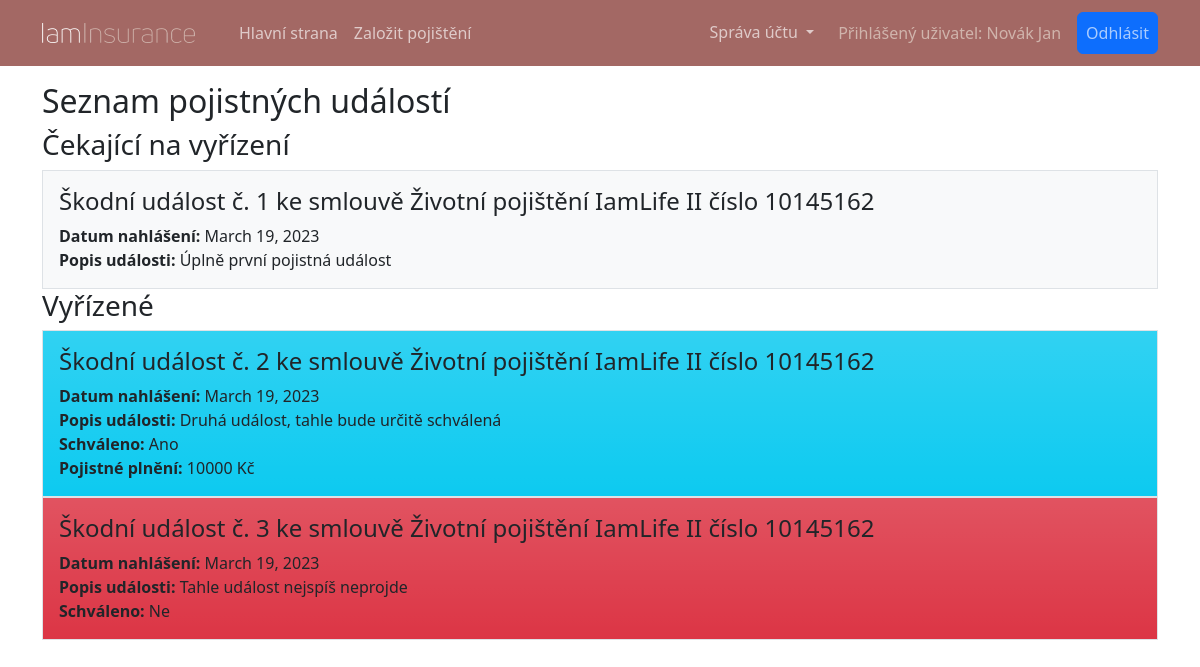
Before: /muj-ucet/skodni-udalosti/ (signed in) with the older database file.
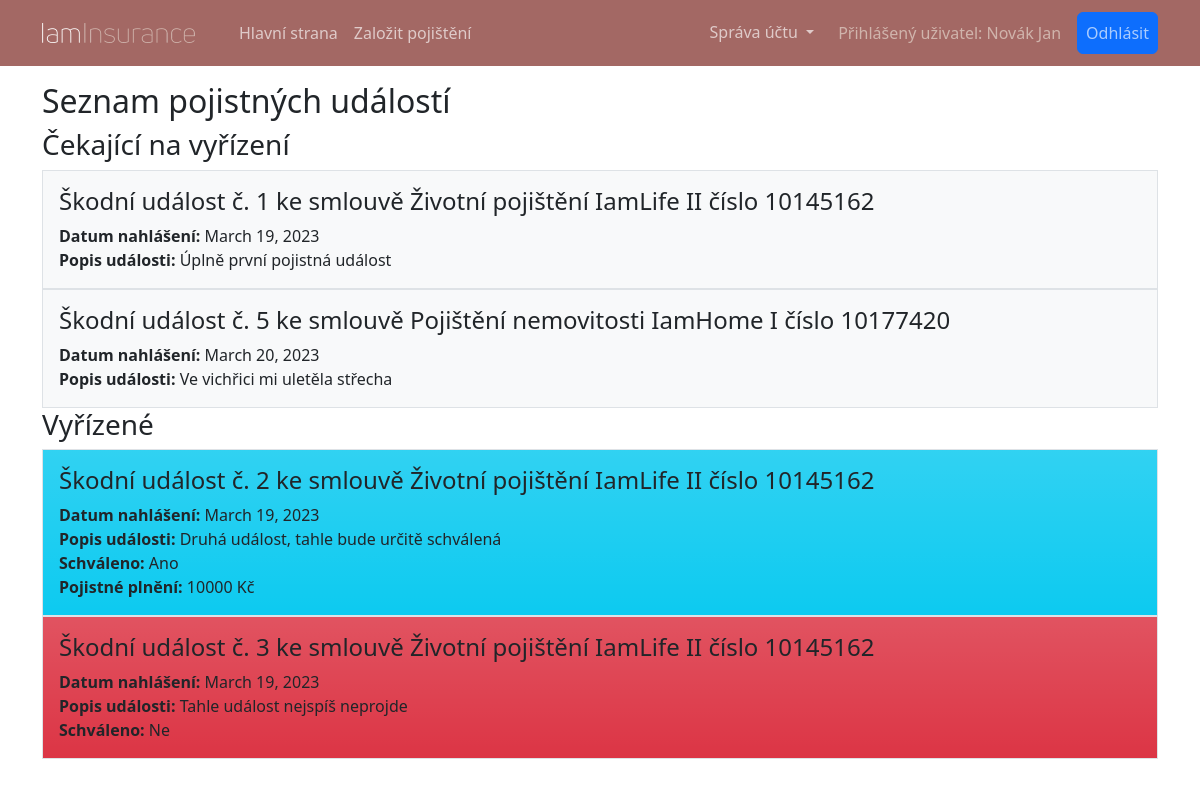
After: the same page with the newer database file.
### insurance_app/models.py (models this page shows, shortened)
class InsuredEvent(models.Model):
    contract: Contract = models.ForeignKey(to=Contract, on_delete=models.CASCADE, verbose_name='Smlouva')
    event_date: models.DateField = models.DateField(verbose_name='Datum události')
    reporting_date: models.DateField = models.DateField(auto_now_add=True)
    description: models.TextField = models.TextField(verbose_name='Popis události')
    processed: models.BooleanField = models.BooleanField(default=False, verbose_name='Zpracováno')
    approved: models.BooleanField = models.BooleanField(default=False, verbose_name='Schváleno')
    payout: models.IntegerField = models.IntegerField(null=True, verbose_name='Pojistné plnění')

class Contract(models.Model):
    objects: models.Manager
    product: models.Field = models.ForeignKey(to=Product, on_delete=models.RESTRICT, verbose_name='Produkt')
    insured: models.Field = models.ForeignKey(to=Person, on_delete=models.RESTRICT, verbose_name='Pojištěnec')
    conclusion_date: models.Field = models.DateTimeField(auto_now_add=True, verbose_name='Datum uzavření')
    payment: models.Field = models.PositiveIntegerField(verbose_name='Pravidelná platba')
    @property
    def contract_number(self) -> int:
        return 10_000_001 + self.pk * 127 ** 2
    def __str__(self):
        return f"{self.product} číslo {self.contract_number}"

class Product(models.Model):
    name: models.Field = models.CharField(max_length=64, unique=True, verbose_name='Název')
    description: models.Field = models.TextField(default="", verbose_name='Popis')
    active: models.Field = models.BooleanField(default=True, blank=True, verbose_name='Aktivní')
    image: models.Field = models.ImageField(upload_to='images/', verbose_name='Obrázek')
    def __str__(self) -> str:
        inactive = " (nedostupné)" if not self.active else ""
        return str(self.name) + inactive
    class Meta:
        verbose_name = u'Produkt'

### client_account/views.py (the view)
# urls.py: path("skodni-udalosti/", views.InsuredEventListView.as_view(), name='event-list'),
class InsuredEventListView(generic.ListView):
    model = models.InsuredEvent
    template_name = template.EVENT_LIST
    title = 'Seznam pojistných událostí'
    def get_context_data(self, *, object_list=None, **kwargs):
        context = super().get_context_data(object_list=object_list, **kwargs)
        context['title'] = self.title
        return context
    def get_queryset(self):
        queryset = super().get_queryset()
        return queryset.filter(contract__insured=self.request.user).order_by('reporting_date')
    def get(self, request, *args, **kwargs):
        self.object_list = self.get_queryset()
        pending = self.object_list.filter(processed=False)
        processed = self.object_list.filter(processed=True)
        context = self.get_context_data()
        context['pending'] = pending
        context['processed'] = processed
        return self.render_to_response(context)

### insurance_app/models.py (called while the page is built)
    def __str__(self) -> str:
        return f"{self.last_name} {self.first_name}"

### insurance_app/templates/insurance_app/event_list.html
{% extends 'main.html' %}
{% block content %}
<section>
    {% if pending.0 %}
    <h3>Čekající na vyřízení</h3>
    {% for event in pending %}
    <div class="container bg-light p-3 border">
        <h4>Škodní událost č. {{ event.pk }} ke smlouvě {{ event.contract }}</h4>
        <div><span class="fw-bold">Datum nahlášení:</span> {{ event.reporting_date }}</div>
        <div><span class="fw-bold">Popis události:</span> {{ event.description }}</div>
    </div>
    {% endfor %}
    {% endif %}
    {% if processed.0 %}
    <h3>Vyřízené</h3>
    {% for event in processed %}
    <div class="container {% if event.approved %}bg-info{% else %}bg-danger{% endif %} bg-gradient p-3 border">
        <h4>Škodní událost č. {{ event.pk }} ke smlouvě {{ event.contract }}</h4>
        <div><span class="fw-bold">Datum nahlášení:</span> {{ event.reporting_date }}</div>
        <div><span class="fw-bold">Popis události:</span> {{ event.description }}</div>
        <div><span class="fw-bold">Schváleno:</span> {% if event.approved %}Ano{% else %}Ne{% endif %}</div>
        {% if event.approved %}<div><span class="fw-bold">Pojistné plnění:</span> {{ event.payout }} Kč</div>{% endif %}
    </div>
    {% endfor %}
    {% endif %}
</section>
{% endblock %}

Changed rows visible on the page:
added InsuredEvent: pk "5", contract "Pojištění nemovitosti IamHome I číslo 10177420", reporting_date "March 20, 2023", description "Ve vichřici mi uletěla střecha", shown under "Čekající na vyřízení"
